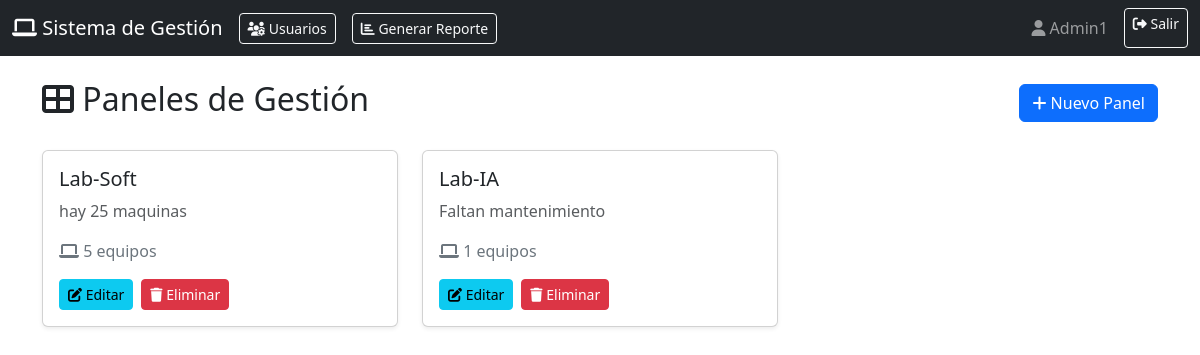
/dashboard (signed in), run on the app's committed database.
### models/Usuario.py (models this page shows, shortened)
class Usuarios(UserMixin, db.Model):
    __tablename__ = 'usuarios'
    id = db.Column(db.Integer, primary_key=True)
    username = db.Column(db.String(80), unique=True, nullable=False)
    password = db.Column(db.Text, nullable=False)
    rol = db.Column(db.String(20), nullable=False, default='estudiante')
    __table_args__ = (
        CheckConstraint("rol IN ('admin', 'profesor', 'estudiante', 'tecnico')", name='check_rol'),
    )

### models/Lab.py (models this page shows)
class Laboratorios(db.Model):
    __tablename__ = 'laboratorios'
    id = db.Column(db.Integer, primary_key=True)
    nombre = db.Column(db.String(100), unique=True, nullable=False)
    descripcion = db.Column(db.Text)
    equipos = db.relationship('Equipos', backref='laboratorio', lazy=True, cascade='all, delete-orphan')

### controllers/lab_controller.py (the view)
@Lab_bp.route('/dashboard')
@login_required
def dashboard():
    panels = Laboratorios.query.all()
    return render_template('dashboard.html', panels=panels)

### app.py (called while the page is built)
@login_manager.user_loader
def load_user(user_id):
    return Usuarios.query.get(int(user_id))

### views/templates/dashboard.html (shortened to what this page needs)
{% extends "base.html" %}
{% block content %}
<div class="d-flex justify-content-between align-items-center mb-4">
    <h2><i class="fas fa-th-large"></i> Paneles de Gestión</h2>
    {% if current_user.rol in ['admin', 'profesor'] %}
    <button class="btn btn-primary" data-bs-toggle="modal" data-bs-target="#createPanelModal">
        <i class="fas fa-plus"></i> Nuevo Panel
    </button>
    {% endif %}
</div>
<div class="row">
    {% for panel in panels %}
    <div class="col-md-4 mb-4">
        <div class="card shadow-sm panel-card"
            onclick="window.location.href='{{ url_for('laboratorio.view_panel', panel_id=panel.id) }}'">
            <div class="card-body">
                <h5 class="card-title">{{ panel.nombre }}</h5>
                <p class="card-text text-muted">{{ panel.descripcion or 'Sin descripción' }}</p>
                <p class="text-secondary">
                    <i class="fas fa-laptop"></i> {{ panel.equipos|length }} equipos
                </p>
                {% if current_user.rol == 'admin' %}
                <div class="d-flex gap-2">
                    <button class="btn btn-sm btn-info" onclick="event.stopPropagation(); editarPanel({{ panel.id }})">
                           <i class="fas fa-edit"></i> Editar
                    </button>
                    <form method="POST" action="{{ url_for('laboratorio.delete_panel', panel_id=panel.id) }}"
                        class="d-inline">
                        <button type="submit" class="btn btn-sm btn-danger" onclick="event.stopPropagation(); return confirm('¿Eliminar este panel y todos sus equipos?')">
                            <i class="fas fa-trash"></i> Eliminar
                        </button>
                    </form>
                </div>
                {% endif %}
            </div>
        </div>
    </div>
    {% endfor %}
</div>
{% endblock %}

### views/templates/base.html (shortened to what this page needs)
<!DOCTYPE html>
<html lang="es">
<head>
    <link href="https://cdnjs.cloudflare.com/ajax/libs/bootstrap/5.3.0/css/bootstrap.min.css" rel="stylesheet">
    <link href="https://cdnjs.cloudflare.com/ajax/libs/font-awesome/6.4.0/css/all.min.css" rel="stylesheet">
    <link rel="stylesheet" href="{{ url_for('static', filename='css/style.css') }}">
</head>
<body>
    {% if current_user.is_authenticated %}
    <nav class="navbar navbar-expand-lg navbar-dark bg-dark">
        <div class="container-fluid">
            <a class="navbar-brand" href="{{ url_for('laboratorio.dashboard') }}">
                <i class="fas fa-laptop"></i> Sistema de Gestión
            </a>
            <div class="d-flex align-items-center">
                {% if current_user.is_authenticated and current_user.rol == 'admin' %}
                <a class="btn btn-outline-light btn-sm me-3" href="{{ url_for('usuarios.dashboard_usuarios') }}">
                    <i class="fas fa-users-cog"></i> Usuarios
                </a>
                {% endif %}
            </div>
            <div class="d-flex align-items-center">
                {% if current_user.is_authenticated and current_user.rol in ['admin','profesor'] %}
                <a class="btn btn-outline-light btn-sm me-3" href="{{ url_for('equipo.generar_reporte_pdf') }}">
                    <i class="fas fa-chart-bar"></i> Generar Reporte
                </a>
                {% endif %}
            </div>
            <div class="navbar-nav ms-auto">
                <span class="navbar-text me-3">
                    <i class="fas fa-user"></i> {{ current_user.username }}
                </span>
                <a class="btn btn-outline-light btn-sm" href="{{ url_for('auth.logout') }}">
                    <i class="fas fa-sign-out-alt"></i> Salir
                </a>
            </div>
        </div>
    </nav>
    {% endif %}
    <div class="container mt-4">
        {% block content %}{% endblock %}
    </div>
</body>
</html>

### static/css/style.css (style rules this page uses)
.panel-card { cursor: pointer; transition: transform 0.2s ease, box-shadow 0.2s ease; }
.panel-card button { pointer-events: auto; }

### data on the page
Usuarios: username "Admin1"
Laboratorios: nombre "Lab-Soft", descripcion "hay 25 maquinas", equipos|length "5"
Laboratorios: nombre "Lab-IA", descripcion "Faltan mantenimiento", equipos|length "1"
